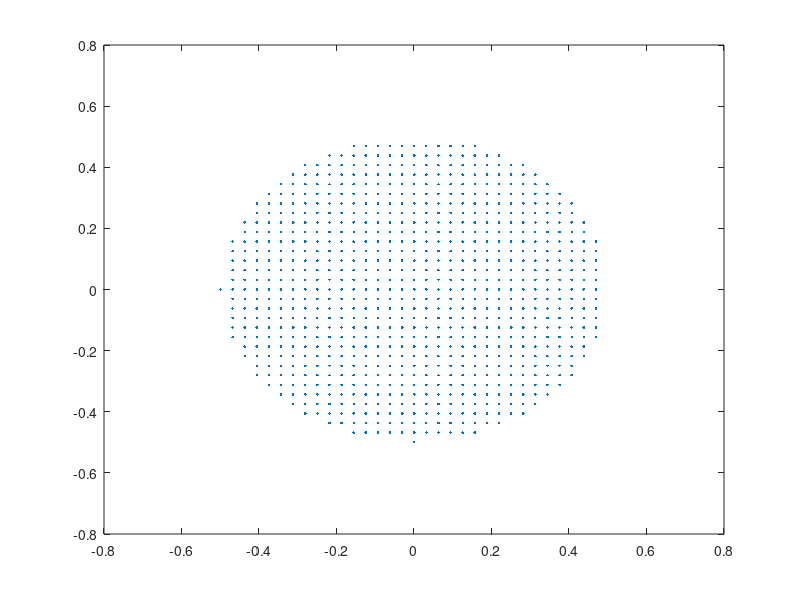

The MATLAB script that drew this image:

%% Filename : Cylinder2d.m
% Written by : amneet bhalla on taylor@mech.northwestern.edu
clear all;
clc;
%% Mesh parameters.
Lx = 32.0; Ly = 16.0;
Nx = 64*4*4; Ny = 32*4*4;
dx = Lx/Nx; dy = Ly/Ny;

%% disk parameters.
X_com = 0.0; Y_com = 0.0;
Radius = 0.5;
num_pts_x = ceil(2*Radius/dx);
num_pts_y = ceil(2*Radius/dy);

%% write out the points.
idx = 0;
for i = 1:num_pts_x
    x = X_com + ( (i-1)*dx - Radius );
    
    for j = 1:num_pts_y
        y = Y_com + ( (j-1)*dy - Radius );
        
        if( ((x- X_com)^2 + (y-Y_com)^2) <= Radius^2 )
            idx = idx+1;
            X_array(idx) = x; Y_array(idx) = y;
        end
    end
end

XCOM = sum(X_array)/length(X_array);
YCOM = sum(Y_array)/length(Y_array);

X_array = X_array - XCOM;
Y_array = Y_array - YCOM;
%% plot the disk
plot(X_array, Y_array, '.');
%axis 'equal'

%% write the coordinates in the file
fid = fopen('../cylinder2d.vertex','wt');
fprintf(fid,'%d\n', length(X_array));

for i = 1:length(X_array)
    fprintf(fid,'%f\t%f\n',X_array(i),Y_array(i));
end
